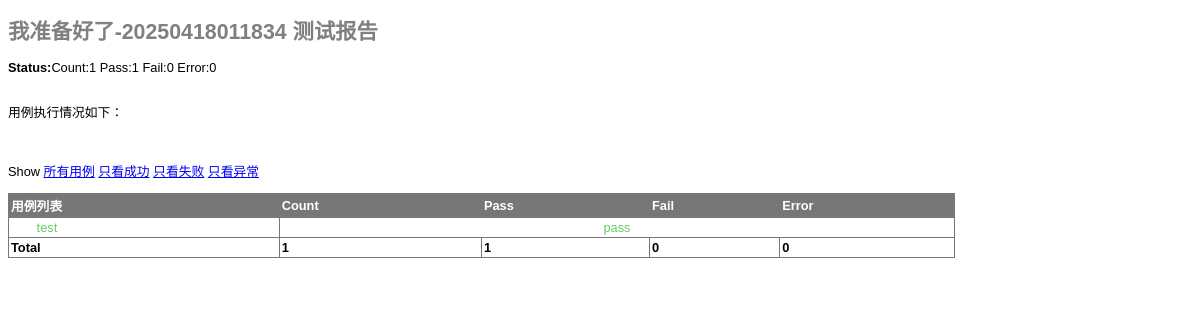
The app's page /base/report/?plan_id=1, older data.
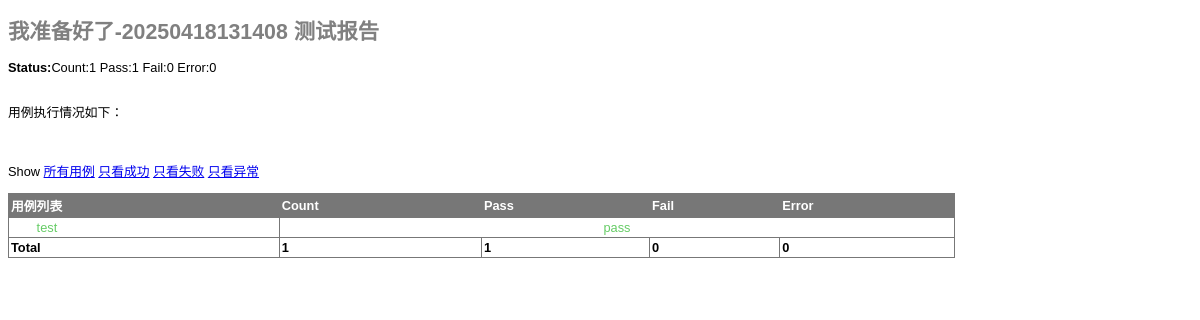
The same page, newer data.
### base/models.py (models this page shows, shortened)
class Report(models.Model):
    report_id = models.AutoField(primary_key=True, null=False)  # 报告ID
    report_name = models.CharField(max_length=255)             # 报告名称
    plan = models.ForeignKey('Plan', on_delete=models.CASCADE)  # 关联的测试计划（外键）
    content = models.TextField()                               # 报告详细内容（JSON格式）
    case_num = models.IntegerField(null=True)                  # 总用例数
    pass_num = models.IntegerField(null=True)                  # 通过用例数
    fail_num = models.IntegerField(null=True)                  # 失败用例数
    error_num = models.IntegerField(null=True)                 # 错误用例数

### base/views/report_views.py (the view)
# urls.py: path('report/', report_index),
def report_index(request):
    plan_id = request.GET['plan_id']
    report = Report.objects.get(plan_id=plan_id)
    report_content = eval(report.content)
    return render(request, "report.html", {"report": report, "report_content": report_content})

### templates/report.html (shortened to what this page needs)
<!DOCTYPE html PUBLIC "-//W3C//DTD XHTML 1.0 Strict//EN" "http://www.w3.org/TR/xhtml1/DTD/xhtml1-strict.dtd">
<html xmlns="http://www.w3.org/1999/xhtml">
<head>
</head>
<body>
<div class='heading'>
    <h1>{{report.report_name}} 测试报告</h1>
    <p class='attribute'><strong>Status:</strong>Count:{{report.case_num}} Pass:{{report.pass_num}}
        Fail:{{report.fail_num}} Error:0</p>
    <p class='description'>用例执行情况如下：</p>
</div>
<p id='show_detail_line'>Show
    <a href="javascript:void(0);" onclick="showAll()">所有用例</a>
    <a href="javascript:void(0);" onclick="showPass()">只看成功</a>
    <a href="javascript:void(0);" onclick="showFail()">只看失败</a>
    <a href="javascript:void(0);" onclick="showError()">只看异常</a>
</p>
<table id='result_table'>
    <colgroup>
        <col align='left'/>
        <col align='right'/>
        <col align='right'/>
        <col align='right'/>
        <col align='right'/>
        <col align='right'/>
    </colgroup>
    <tr id='header_row'>
        <td>用例列表</td>
        <td>Count</td>
        <td>Pass</td>
        <td>Fail</td>
        <td>Error</td>
    </tr>
    {% for case in report_content %}
    {% if case.result == "pass" %}
    <tr class='passCase'>
        <td>
            <div class='testcase'>{{case.case_name}}</div>
        </td>
        <td colspan='4' align='center'>pass</td>
    </tr>
    {% endif %}
    {% endfor %}
    <tr id='total_row'>
        <td>Total</td>
        <td>{{report.case_num}}</td>
        <td>{{report.pass_num}}</td>
        <td>{{report.fail_num}}</td>
        <td>0</td>
    </tr>
</table>
<div id='ending'>&nbsp;</div>
</body>
</html>

Row changes from the older to the newer data that the page shows:
changed Report: report_name "我准备好了-20250418011834" → "我准备好了-20250418131408"
